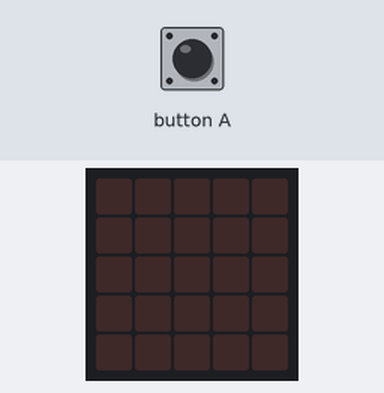
Bench run of a program on a simulated BBC micro:bit (MakeCode). Parts: the board's 5×5 LED display. The test bench sets the inputs (shaded band).

Above: at 1.2 s.
1.3 s: button A pressed for 0.15 s
At 1.5 s:
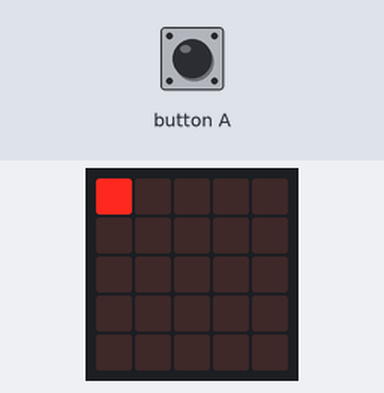
At 4.8 s:
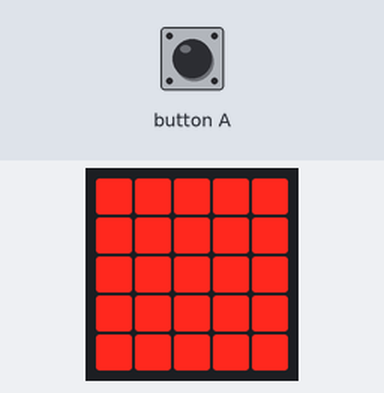
Timing chart, 0 to 6.3 s (numbered marks = the images above; inputs shaded):
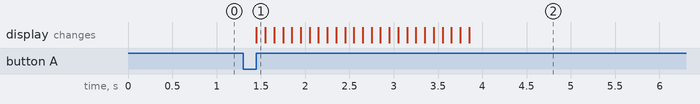

Measured:
- after the input at 1.3 s, the display: changes after 0.15 s (image 1)

The program:

main.ts
```typescript
input.onButtonPressed(Button.A, function () {
    for (let y = 0; y <= 4; y++) {
        for (let x = 0; x <= 4; x++) {
            if (y % 2 != 0) {
                led.plot(4 - x, y)
            } else {
                led.plot(x, y)
            }
            basic.pause(100)
        }
    }
})
```

test.ts
```typescript
// 在這裡測試；當此封包作為擴充功能時，將不會編譯此內容。
```
